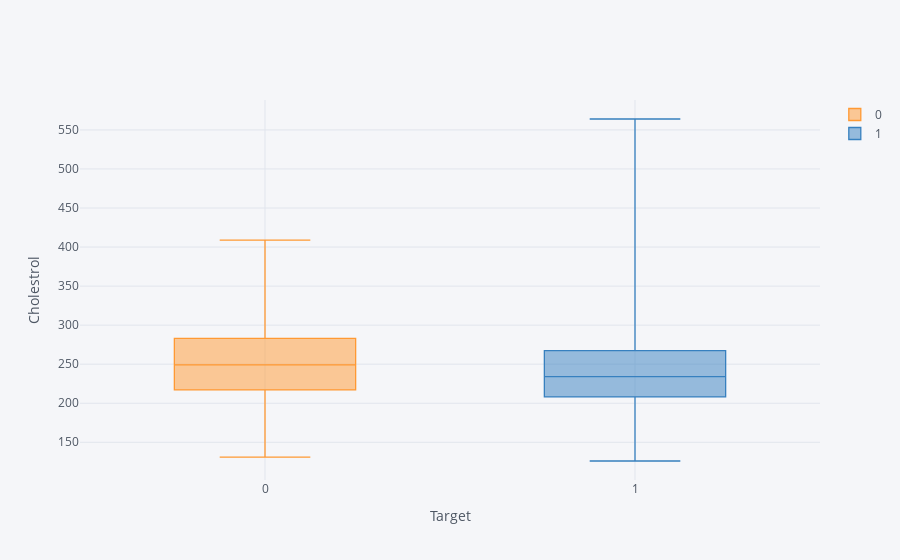

Here is the notebook cell this chart was saved with:
### Markdown cell above
Let us now notice the relationship with cholestrol

### Code cell
heart.pivot(values="chol",columns="target").iplot(kind="box",x="Target", xTitle="Target", yTitle = "Cholestrol" )

### Figure 1 — Plotly figure (JSON) as saved in the notebook; plotly's stock layout.template omitted (floating-point values rounded to 4 significant figures; data arrays with more than 128 entries replaced by an {"elided": "..."} marker saying what was removed)
{"data": [{"boxpoints": false, "line": {"width": 1.3}, "marker": {"color": "rgba(255, 153, 51, 1.0)"}, "name": "0", "orientation": "v", "type": "box", "y": {"elided": "303 int values"}}, {"boxpoints": false, "line": {"width": 1.3}, "marker": {"color": "rgba(55, 128, 191, 1.0)"}, "name": "1", "orientation": "v", "type": "box", "y": {"elided": "303 int values"}}], "layout": {"legend": {"bgcolor": "#F5F6F9", "font": {"color": "#4D5663"}}, "paper_bgcolor": "#F5F6F9", "plot_bgcolor": "#F5F6F9", "title": {"font": {"color": "#4D5663"}}, "xaxis": {"gridcolor": "#E1E5ED", "showgrid": true, "tickfont": {"color": "#4D5663"}, "title": {"font": {"color": "#4D5663"}, "text": "Target"}, "zerolinecolor": "#E1E5ED"}, "yaxis": {"gridcolor": "#E1E5ED", "showgrid": true, "tickfont": {"color": "#4D5663"}, "title": {"font": {"color": "#4D5663"}, "text": "Cholestrol"}, "zerolinecolor": "#E1E5ED"}}}
